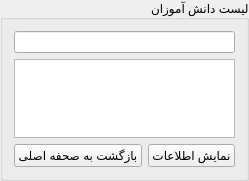
   <widget class="QGroupBox" name="groupBox_show_students_list">
    <property name="geometry">
     <rect>
      <x>260</x>
      <y>790</y>
      <width>111</width>
      <height>181</height>
     </rect>
    </property>
    <property name="layoutDirection">
     <enum>Qt::RightToLeft</enum>
    </property>
    <property name="title">
     <string>لیست دانش آموزان</string>
    </property>
    <layout class="QVBoxLayout" name="verticalLayout_38">
     <item>
      <layout class="QVBoxLayout" name="box_show_users_hs_base_2">
       <item>
        <layout class="QVBoxLayout" name="verticalLayout_lbl_show_users_hs_title_2">
         <item>
          <widget class="QLineEdit" name="txt_title_show_students_list">
           <property name="readOnly">
            <bool>true</bool>
           </property>
          </widget>
         </item>
        </layout>
       </item>
       <item>
        <widget class="QListWidget" name="listWidget_show_student_list"/>
       </item>
       <item>
        <layout class="QHBoxLayout" name="horizontalLayout_22">
         <item>
          <widget class="QPushButton" name="btn_show_this_student_from_stu_list">
           <property name="text">
            <string>نمایش اطلاعات</string>
           </property>
          </widget>
         </item>
         <item>
          <widget class="QPushButton" name="btn_cancel_from_stu_list">
           <property name="text">
            <string>بازگشت به صحفه اصلی</string>
           </property>
          </widget>
         </item>
        </layout>
       </item>
      </layout>
     </item>
    </layout>
   </widget>
